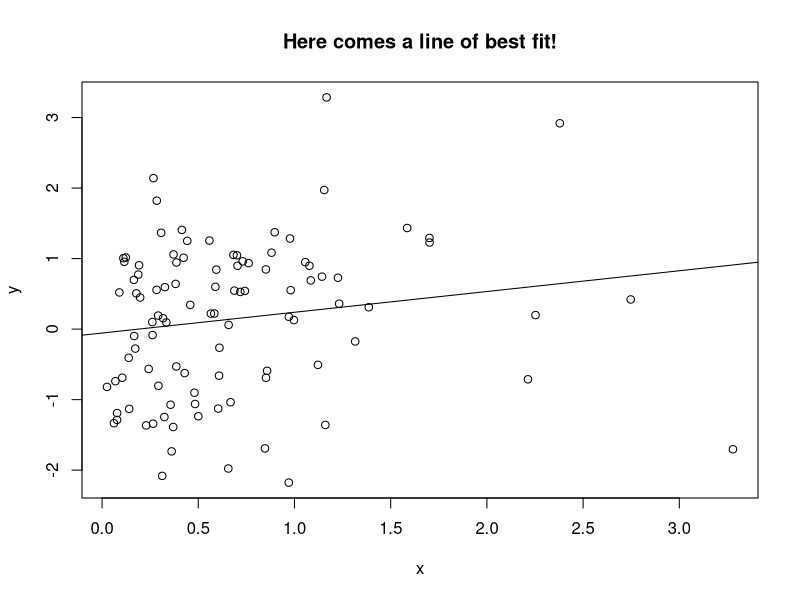
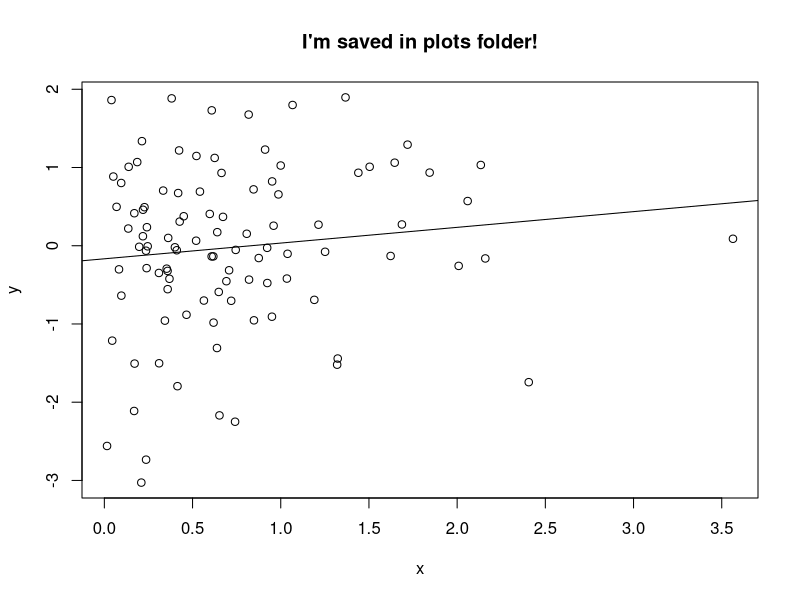

These charts were generated, in order, by the following R code:
### R code from vignette source '/home/pauljohn/tmp/lyxtmp/lyx_tmpdir.T27521/lyx_tmpbuf2/first-R-03.Rnw'
### Encoding: UTF-8

###################################################
### code chunk number 1: first-R-03.Rnw:20-21
###################################################
  if(exists(".orig.enc")) options(encoding = .orig.enc)


###################################################
### code chunk number 2: first-R-03.Rnw:90-91
###################################################
dir.create("plots", showWarnings=F)


###################################################
### code chunk number 3: Roptions
###################################################
options(device = pdf)
options(width=160, prompt="> ", continue="+  ")
options(useFancyQuotes = FALSE) 
#set.seed(12345)
op <- par() 
pjmar <- c(5.1, 5.1, 1.5, 2.1) 
#pjmar <- par("mar")
options(SweaveHooks=list(fig=function() par(mar=pjmar, ps=12)))
pdf.options(onefile=F,family="Times",pointsize=12)


###################################################
### code chunk number 4: first-R-03.Rnw:225-226 (eval = FALSE)
###################################################
## getwd()


###################################################
### code chunk number 5: first-R-03.Rnw:350-351 (eval = FALSE)
###################################################
## setwd("c:/users/your-name-here/Documents/ps706/First-R-03")


###################################################
### code chunk number 6: first-R-03.Rnw:424-426 (eval = FALSE)
###################################################
## myPlotDir <- "outdir"
## dir.create(myPlotDir)


###################################################
### code chunk number 7: p5
###################################################
x <- rgamma(100, 1.5, 2.2)
y <- rnorm(100) + 0.2 * x
pdf("RegPlot1.pdf", height=6, width=6, paper="special")
plot(y ~ x, main="Here comes a line of best fit!")
mod1 <- lm(y ~ x)
abline(mod1)
dev.off() #turns off pdf output device


###################################################
### code chunk number 8: p10
###################################################
x <- rgamma(100, 1.5, 2.2)
y <- rnorm(100) + 0.2 * x
dir.create("plots2")
pdf("plots2/RegPlot1.pdf", height=6, width=6, paper="special")
plot(y ~ x, main = "I'm saved in plots folder!")
mod1 <- lm(y ~ x)
abline(mod1)
dev.off() #turns off pdf output device
